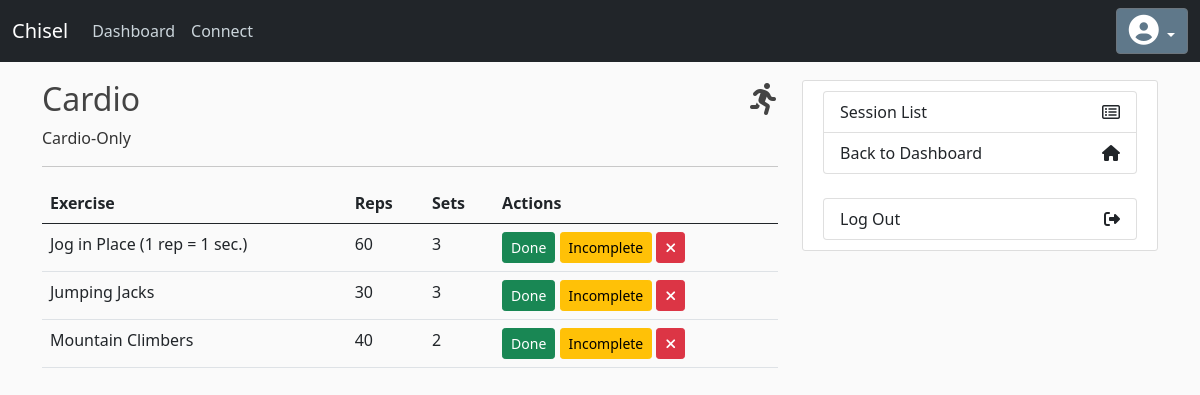
The page /session-list/view/2 on the database its author committed.
### chisel/models/Customer.py (models this page shows)
class WorkoutSession(db.Model):
    id = db.Column( db.Integer, primary_key = True )
    name = db.Column( db.String( 128 ), nullable = False )
    desc = db.Column( db.Text, nullable = True )
    date = db.Column( db.DateTime )
    type = db.Column( db.Integer )
    user_id = db.Column( db.Integer, db.ForeignKey( 'customer.id' ), nullable = False )
    exercises = db.relationship( 'Exercise', backref='workout_session' )

class Exercise(db.Model):
    id = db.Column( db.Integer, primary_key = True )
    name = db.Column( db.String( 128 ), nullable = False )
    reps = db.Column( db.Text, nullable = True )
    sets = db.Column( db.Integer, nullable = False )
    session_id = db.Column( db.Integer, db.ForeignKey( 'workout_session.id' ), nullable = False )

### chisel/routes.py (the view)
@app.route( '/session-list/view/' )
@app.route( '/session-list/view/<session_id>' )
def view_session( session_id = None ):
    if not session_id:
        flash( "This session ID doesn't exist." )
        return redirect( url_for( 'session_list' ) )
    this_session = WorkoutSession.query.filter_by( id = session_id ).one()
    exercises = this_session.exercises
    print( exercises )
    return render_template( 'session_view.html', ses = this_session, session_type = session_types[ this_session.type ], ex_list = exercises )

### chisel/templates/session_view.html
{% extends "base.html" %}
{% block content %}
<h2>
  <div class="d-flex justify-content-between">
    <div>
      {{ ses.name }}
    </div>
    <div>
        {% if ses.type == 1 or ses.type == 5 %}
        <i class="fas fa-running"></i>
        {% else %}
        <i class="fas fa-dumbbell"></i>
        {% endif %}
    </div>
  </div>
</h2>
<p>{{ session_type }}</p>
<hr>
<table class="table">
  <thead>
    <tr>
      <th scope="col">Exercise</th>
      <th scope="col">Reps</th>
      <th scope="col">Sets</th>
      <th scope="col">Actions</th>
    </tr>
  </thead>
  <tbody>
    {% for ex in ex_list %}
    <tr>
      <td>{{ ex.name }}</td>
      <td>{{ ex.reps }}</td>
      <td>{{ ex.sets }}</td>
      <td><a href="#" class="btn btn-sm btn-success">Done</a>&nbsp;<a href="#" class="btn btn-sm btn-warning">Incomplete</a>&nbsp;<a href="#" class="btn btn-sm btn-danger"><i class="fas fa-times"></i></a></td>
    </tr>
    {% endfor %}
  </tbody>
</table>
{% endblock %}
{% block sidebar %}
<div class="content-section">
  <div class="list-group">
    <a href="{{ url_for( 'session_list' ) }}" class="list-group-item list-group-item-action connect-option">
      Session List
      <i class="fa fa-list-alt"></i>
    </a>
    <a href="{{ url_for( 'dashboard' ) }}" class="list-group-item list-group-item-action connect-option">
      Back to Dashboard
      <i class="fa fa-home" aria-hidden="true"></i>
    </a>
  </div>
  <br/>
  <div class="list-group">
    <a href="#" class="list-group-item list-group-item-action connect-option">
      Log Out
      <i class="fa fa-sign-out"></i>
    </a>
  </div>
</div>
{% endblock %}

### chisel/static/dashboard.css (style rules this page uses)
body { background: #fafafa; color: #333333; margin-top: 5rem; }
h1, h2, h3, h4, h5, h6 { color: #444444; }
.connect-option { display: flex; justify-content: space-between; align-items: center; }
.content-section { background: #ffffff; padding: 10px 20px; border: 1px solid #dddddd; border-radius: 3px; margin-bottom: 20px; }

### rows shown on the page
WorkoutSession: name "Cardio"
Exercise: name "Jog in Place (1 rep = 1 sec.)", reps "60", sets "3"
Exercise: name "Jumping Jacks", reps "30", sets "3"
Exercise: name "Mountain Climbers", reps "40", sets "2"

### other values the page prints
{{ session_type }} "Cardio-Only"
